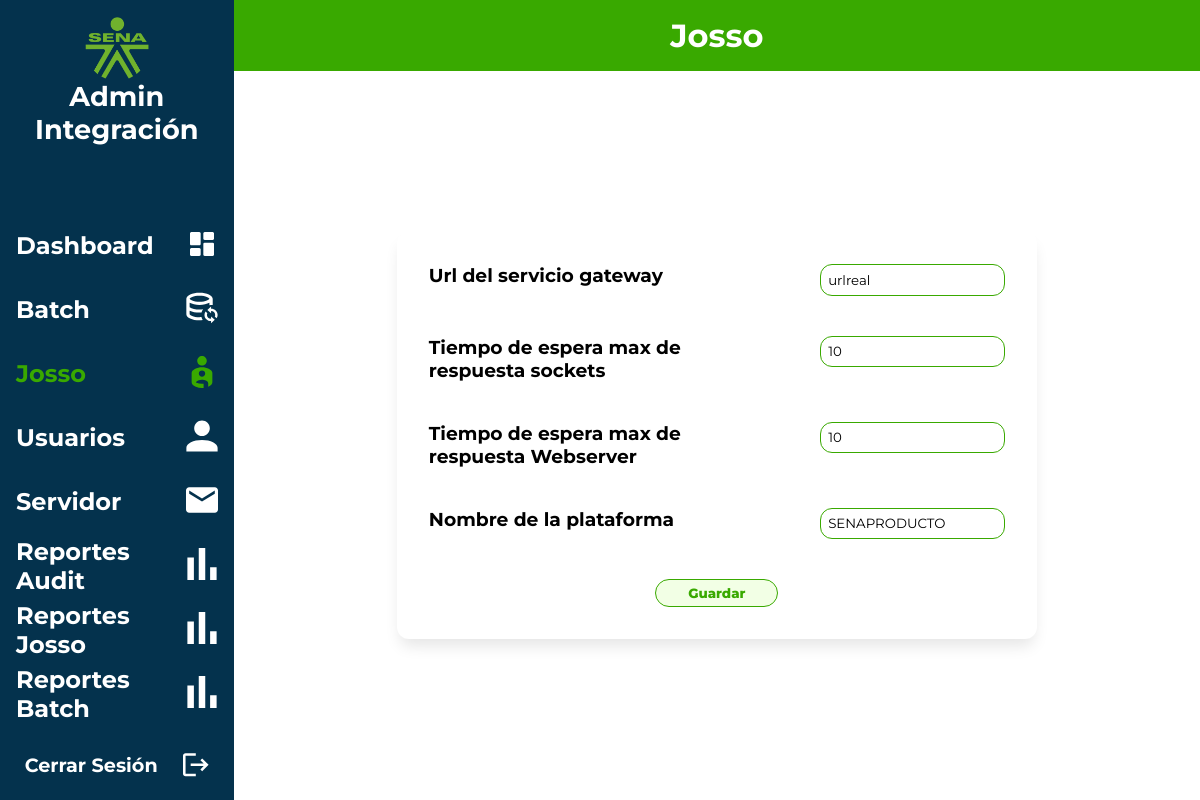
Page /views/josso.php (signed in) on the earlier database version.
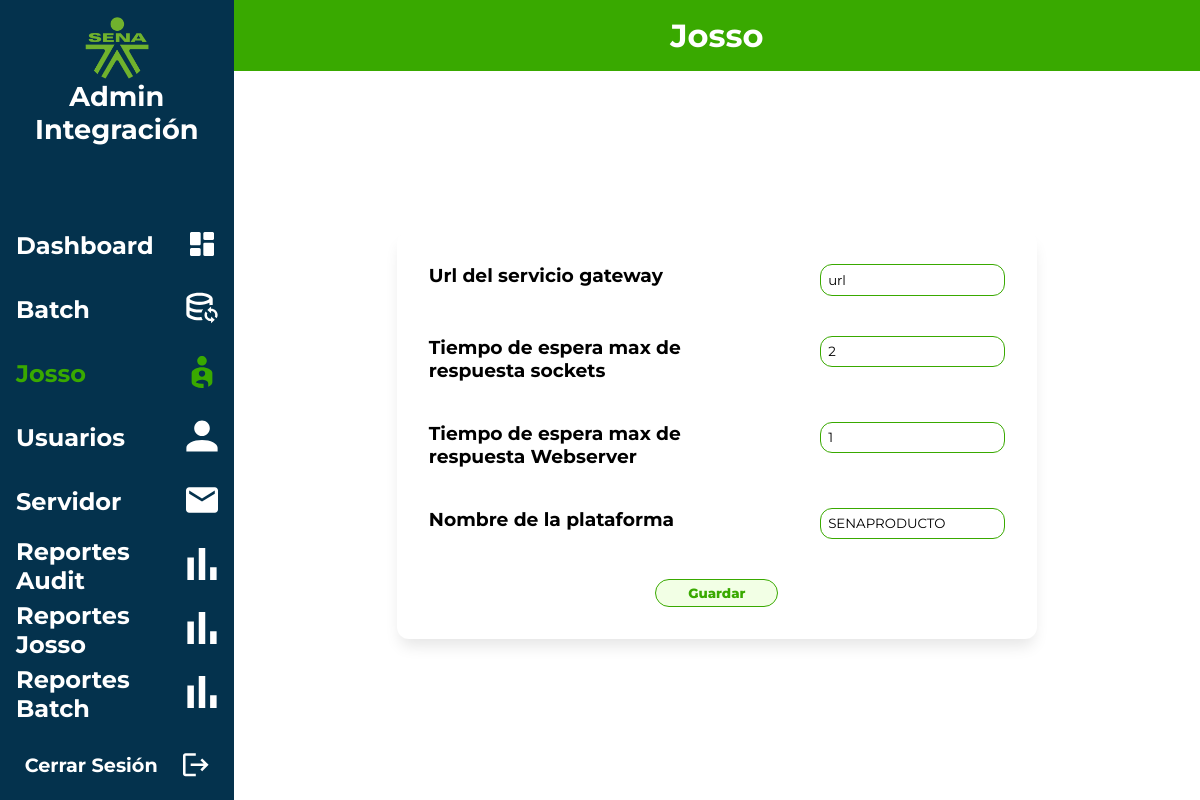
Same page on the later database version.
### tables this page shows
CREATE TABLE IF NOT EXISTS `josso` (
  `id_josso` int NOT NULL AUTO_INCREMENT,
  `url_service_gateway` varchar(60) NOT NULL,
  `maximun_time_response_socket` int NOT NULL,
  `maximun_time_response_webservice` int NOT NULL,
  `name_plataforma` varchar(50) NOT NULL,
  `user_id` bigint NOT NULL,
  PRIMARY KEY (`id_josso`),
  KEY `user_id` (`user_id`)
);

### app/controllers/josso/show_josso.php (called while the page is built, shortened)
<?php
    require_once '../app/config.php';
    $sql = "SELECT * FROM josso";
    $stmt = $pdo->query($sql);
    $stmt->execute();
    $resultado = $stmt->fetch(PDO::FETCH_ASSOC);
    if($resultado){
        $url_service_gateway = $resultado['url_service_gateway'];
        $maximun_time_response_socket = $resultado['maximun_time_response_socket'];
        $maximun_time_response_webservice = $resultado['maximun_time_response_webservice'];
        $name_plataforma = $resultado['name_plataforma'];
    }

### views/josso/josso.php (the view, shortened to what this page needs)
<?php
require_once '../app/controllers/josso/show_josso.php';
require_once '../app/controllers/josso/create_josso.php';
?>
<div class="container-form">
  <form class="content-form" method="post" action="../app/controllers/josso/create_josso.php">
    <div class="form-inputs">
      <h3>Url del servicio gateway</h3>
      <input type="text" id="url" name="url_service_gateway" class="form_input" placeholder="URL" required value="<?php echo isset($url_service_gateway) ? $url_service_gateway : ''; ?>">
    </div>
    <div class="form-inputs">
      <h3>Tiempo de espera max de respuesta sockets</h3>
      <div class="tooltip">
        <input type="number" id="time_socket" name="maximun_time_response_socket" min="0" placeholder="Segundos" required value="<?php echo isset($maximun_time_response_socket) ? $maximun_time_response_socket : '' ?>">
      </div>
    </div>
    <div class="form-inputs">
      <h3>Tiempo de espera max de respuesta Webserver</h3>
      <div class="tooltip">
        <input type="number" id="time_webservice" name="maximun_time_response_webservice" min="0" placeholder="Segundos" required value="<?php echo  isset($maximun_time_response_webservice) ? $maximun_time_response_webservice : ''; ?>">
    </div>
    </div>
    <div class="form-inputs">
      <h3>Nombre de la plataforma</h3>
      <input type="text" id="SENAPROD" name="name_plataforma" class="form_input" required value="<?php echo isset($name_plataforma) ?  $name_plataforma : ''; ?>">
    </div>
    <div class="botons">
      <input type="submit" name="Guardar" value="Guardar">
    </div>
  </form>
</div>

### views/josso.php (shortened to what this page needs)
<!DOCTYPE html>
<html lang="es">
<head>
    <link rel="stylesheet" href="../layouts/css/styles_layouts.css">
    <link rel="stylesheet" href="../views/josso/css/styles.css">
    <link rel="stylesheet" href="../assets/main.css">
</head>
<body>
    <div class="container-home">
            <?php
                include '../layouts/menu.php'
            ?>
        <div class="content-home">
            <header>
                <h1>Josso</h1>
            </header>
            <?php
                include './josso/josso.php'
            ?>
        </div>
    </div>
</body>
</html>

### layouts/menu.php (shortened to what this page needs)
<?php
$currentPath = $_SERVER['REQUEST_URI'];
?>
<div class="container-menu">
    <div class="content">
        <div class="admin-title">
            <img class="admin-icon" src="../img/logo-sena-verde.png" alt="" srcset="">
            <h1>Admin Integración</h1>
        </div>
        <div class="options">
            <a class="<?php echo (strpos($currentPath,'inicio.php')) ? 'active' : ''; ?>" href="../views/inicio.php">
            <h2>Dashboard</h2>
            <div class="image-container">
            </div>
            </a>
            <a class="<?php echo (strpos($currentPath,'/batch.php')) ? 'active' : ''; ?>" href="../views/batch.php">
                <h2>Batch</h2>
                <div class="image-container">
                </div>
            </a>
            <a class="<?php echo (strpos($currentPath,'/josso.php')) ? 'active' : ''; ?>" href="../views/josso.php">
                <h2>Josso</h2>
                <div class="image-container">
                </div>
            </a>
            <a class="<?php echo (strpos($currentPath,'/users.php')) ? 'active' : ''; ?>"  href="../views/users.php">
                <h2>Usuarios</h2>
                <div class="image-container">
                </div>
            </a>
            <a class="<?php echo (strpos($currentPath,'servidor-email')) ? 'active' : ''; ?>" href="../views/servidor-email.php">
                <h2>Servidor</h2>
                <div class="image-container">
                </div>
            </a>
            <a class="<?php echo (strpos($currentPath,'reportes_a.php')) ? 'active' : '';?>" href="../views/reportes_a.php">
                <h2>Reportes Audit</h2>
                <div class="image-container">
                    <svg class="icon" viewBox="0 0 42 46" fill="none" xmlns="http://www.w3.org/2000/svg">
                        <path d="M0 46V13.8H9.33333V46H0ZM16.3333 46V0H25.6667V46H16.3333ZM32.6667 46V27.6H42V46H32.6667Z" />
                    </svg>
                </div>
            </a>
            <a class="<?php echo (strpos($currentPath,'/r_josso.php')) ? 'active' : '';?>" href="../views/r_josso.php">
                <h2>Reportes Josso</h2>
                <div class="image-container">
                    <svg class="icon" viewBox="0 0 42 46" fill="none" xmlns="http://www.w3.org/2000/svg">
                        <path d="M0 46V13.8H9.33333V46H0ZM16.3333 46V0H25.6667V46H16.3333ZM32.6667 46V27.6H42V46H32.6667Z" />
                    </svg>
                </div>
            </a>
            <a class="<?php echo (strpos($currentPath,'/r_batch.php')) ? 'active' : '';?>" href="../views/r_batch.php">
                <h2>Reportes Batch</h2>
                <div class="image-container">
                    <svg class="icon" viewBox="0 0 42 46" fill="none" xmlns="http://www.w3.org/2000/svg">
                        <path d="M0 46V13.8H9.33333V46H0ZM16.3333 46V0H25.6667V46H16.3333ZM32.6667 46V27.6H42V46H32.6667Z" />
                    </svg>
                </div>
            </a>
        </div>
        <a href="../app/controllers/login/logout.php">
            <div class="auth">
                <h2>Cerrar Sesión</h2>
                <svg viewBox="0 0 20 18" fill="none" xmlns="http://www.w3.org/2000/svg">
                    <path d="M15 4L13.59 5.41L16.17 8H6V10H16.17L13.59 12.58L15 14L20 9M2 2H10V0H2C0.9 0 0 0.9 0 2V16C0 17.1 0.9 18 2 18H10V16H2V2Z" fill="white" />
                </svg>
            </div>
        </a>
    </div>
</div>

### layouts/css/styles_layouts.css (style rules this page uses)
.container-menu { height: 100vh; width: 30vh; background-color: var(--alternate-background); }
.content { height: 100vh; padding: 1em; display: flex; align-items: center; justify-content: space-between; flex-direction: column; }
.admin-title { display: flex; flex-direction: column; align-items: center; margin-bottom: 3em; }
.admin-title h1 { color: white; font-size: 1.7em; text-align: center; }
img.admin-icon { height: 4em; width: 4em; }
.options { display: flex; flex-direction: column; gap: 1em; }
.options a, .auth { display: flex; align-items: center; gap: 2em; color: white; font-size: 1em; justify-content: space-between; cursor: pointer; height: 3em; transition: .3s ease-in; }
.auth { font-size: .8em; }
.icon, .auth svg { height: 2em; width: 2em; fill: white; }
a { list-style: none; text-decoration: none; cursor: pointer; }
.active h2, .active .icon { color:var(--primary) ; fill: var(--primary); }

### views/josso/css/styles.css (style rules this page uses)
.tooltip { position: relative; display: inline-block; }

### assets/main.css (style rules this page uses)
* { padding: 0; margin: 0; box-sizing: border-box; font-family: 'Montserrat'; }
:root { --primary: #39a900; --secondary: #98fe58; --tertiary: #f2ffe5; --alternate: #29690b; --primary-text: black; --secondary-text: #5d5d5d; --alternate-text: #919191; --primary-background: #fff; --secondary-background: #E6E6E6; --alternate-background: #04324d; --color-success: #52d726; --color-error: #e74c3c; --color-warning: #f1c40f; --color-info: #ffffff; --primary-shadow: 0 4px 6px rgba(0, 0, 0, 0.1), 0 1px 3px rgba(0, 0, 0, 0.08); --primary-font-family: 'Work Sans Regular', sans-serif; --secondary-font-family: 'Work Sans Bold', sans-serif; --bp-small: 480px; --bp-medium: 767px; --bp-large: 1200px; --web-margin: 1366px; }
.container-home { width: 100%; height: 100vh; display: flex; overflow-y: hidden; }
header { background-color: var(--primary); text-align: center; color: white; padding: 1em; z-index: 1; }
.content-home { display: flex; flex-direction: column; width: 100%; }
input[type='text'], input[type='email'], input[type='number'], input[type='time'], input[type='password'] { padding: .5em; border-radius: 12px; border: 1px solid var(--primary); transition: .3s box-shadow ease-in-out; }
input[type="submit"], button { padding: .3rem 2rem; cursor: pointer; border-radius: 30px; border: none; transition: all .4s ease-in; font-weight: 800; box-sizing: border-box; background: var(--tertiary); color: var(--primary); border: 1px solid var(--primary); }
.container-form { width: 100%; height: 100vh; display: flex; justify-content: center; align-items: center; }
div.form-inputs { display: flex; width: 100%; justify-content: space-between; gap: 5em; }
.content-form { display: flex; padding: 2em; gap: 2.5em; flex-direction: column; justify-content: center; margin: 0 auto; background: #fff; box-shadow: 0px 10px 15px -3px rgba(0,0,0,0.1); border-radius: 12px; width: 80vh; }
.botons { margin: 0 auto; }

Differences in the rows shown:
changed josso "SENAPRODUCTO": url_service_gateway "urlreal" → "url"; maximun_time_response_socket "10" → "2"; maximun_time_response_webservice "10" → "1"
